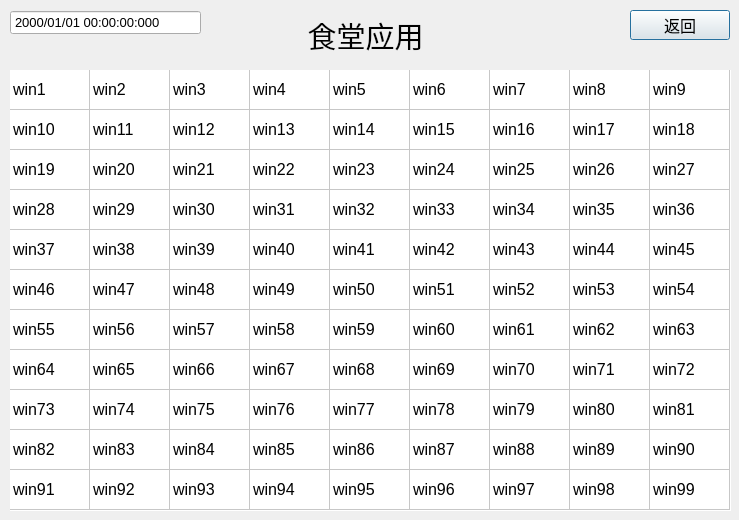
<?xml version="1.0" encoding="UTF-8"?>
<ui version="4.0">
 <class>CanteenAppDialog</class>
 <widget class="QDialog" name="CanteenAppDialog">
  <property name="geometry">
   <rect>
    <x>0</x>
    <y>0</y>
    <width>739</width>
    <height>520</height>
   </rect>
  </property>
  <property name="minimumSize">
   <size>
    <width>739</width>
    <height>520</height>
   </size>
  </property>
  <property name="maximumSize">
   <size>
    <width>739</width>
    <height>520</height>
   </size>
  </property>
  <property name="windowTitle">
   <string>CanteenAppDialog</string>
  </property>
  <widget class="QLabel" name="titleLabel">
   <property name="geometry">
    <rect>
     <x>280</x>
     <y>10</y>
     <width>171</width>
     <height>51</height>
    </rect>
   </property>
   <property name="font">
    <font>
     <family>仿宋</family>
     <pointsize>22</pointsize>
    </font>
   </property>
   <property name="text">
    <string>食堂应用</string>
   </property>
   <property name="alignment">
    <set>Qt::AlignCenter</set>
   </property>
  </widget>
  <widget class="QDateTimeEdit" name="dateTimeEdit">
   <property name="geometry">
    <rect>
     <x>10</x>
     <y>10</y>
     <width>191</width>
     <height>25</height>
    </rect>
   </property>
   <property name="font">
    <font>
     <family>Arial</family>
     <pointsize>10</pointsize>
    </font>
   </property>
   <property name="readOnly">
    <bool>true</bool>
   </property>
   <property name="buttonSymbols">
    <enum>QAbstractSpinBox::NoButtons</enum>
   </property>
   <property name="currentSection">
    <enum>QDateTimeEdit::YearSection</enum>
   </property>
   <property name="displayFormat">
    <string>yyyy/MM/dd HH:mm:ss:zzz</string>
   </property>
  </widget>
  <widget class="QTableWidget" name="winTable">
   <property name="geometry">
    <rect>
     <x>10</x>
     <y>70</y>
     <width>721</width>
     <height>441</height>
    </rect>
   </property>
   <property name="font">
    <font>
     <pointsize>12</pointsize>
    </font>
   </property>
   <property name="frameShape">
    <enum>QFrame::NoFrame</enum>
   </property>
   <property name="verticalScrollBarPolicy">
    <enum>Qt::ScrollBarAlwaysOff</enum>
   </property>
   <property name="horizontalScrollBarPolicy">
    <enum>Qt::ScrollBarAlwaysOff</enum>
   </property>
   <property name="autoScrollMargin">
    <number>16</number>
   </property>
   <property name="editTriggers">
    <set>QAbstractItemView::NoEditTriggers</set>
   </property>
   <property name="selectionMode">
    <enum>QAbstractItemView::SingleSelection</enum>
   </property>
   <property name="iconSize">
    <size>
     <width>0</width>
     <height>0</height>
    </size>
   </property>
   <property name="textElideMode">
    <enum>Qt::ElideRight</enum>
   </property>
   <property name="rowCount">
    <number>11</number>
   </property>
   <property name="columnCount">
    <number>9</number>
   </property>
   <attribute name="horizontalHeaderVisible">
    <bool>false</bool>
   </attribute>
   <attribute name="horizontalHeaderDefaultSectionSize">
    <number>80</number>
   </attribute>
   <attribute name="verticalHeaderVisible">
    <bool>false</bool>
   </attribute>
   <attribute name="verticalHeaderDefaultSectionSize">
    <number>40</number>
   </attribute>
   <row>
    <property name="text">
     <string/>
    </property>
   </row>
   <row/>
   <row/>
   <row/>
   <row/>
   <row/>
   <row/>
   <row/>
   <row/>
   <row/>
   <row/>
   <column>
    <property name="text">
     <string>1</string>
    </property>
   </column>
   <column>
    <property name="text">
     <string>2</string>
    </property>
   </column>
   <column>
    <property name="text">
     <string>3</string>
    </property>
   </column>
   <column>
    <property name="text">
     <string>4</string>
    </property>
   </column>
   <column>
    <property name="text">
     <string>5</string>
    </property>
   </column>
   <column>
    <property name="text">
     <string>6</string>
    </property>
   </column>
   <column>
    <property name="text">
     <string>7</string>
    </property>
   </column>
   <column>
    <property name="text">
     <string>8</string>
    </property>
   </column>
   <column>
    <property name="text">
     <string>9</string>
    </property>
   </column>
   <item row="0" column="0">
    <property name="text">
     <string>win1</string>
    </property>
   </item>
   <item row="0" column="1">
    <property name="text">
     <string>win2</string>
    </property>
   </item>
   <item row="0" column="2">
    <property name="text">
     <string>win3</string>
    </property>
   </item>
   <item row="0" column="3">
    <property name="text">
     <string>win4</string>
    </property>
   </item>
   <item row="0" column="4">
    <property name="text">
     <string>win5</string>
    </property>
   </item>
   <item row="0" column="5">
    <property name="text">
     <string>win6</string>
    </property>
   </item>
   <item row="0" column="6">
    <property name="text">
     <string>win7</string>
    </property>
   </item>
   <item row="0" column="7">
    <property name="text">
     <string>win8</string>
    </property>
   </item>
   <item row="0" column="8">
    <property name="text">
     <string>win9</string>
    </property>
   </item>
   <item row="1" column="0">
    <property name="text">
     <string>win10</string>
    </property>
   </item>
   <item row="1" column="1">
    <property name="text">
     <string>win11</string>
    </property>
   </item>
   <item row="1" column="2">
    <property name="text">
     <string>win12</string>
    </property>
   </item>
   <item row="1" column="3">
    <property name="text">
     <string>win13</string>
    </property>
   </item>
   <item row="1" column="4">
    <property name="text">
     <string>win14</string>
    </property>
   </item>
   <item row="1" column="5">
    <property name="text">
     <string>win15</string>
    </property>
   </item>
   <item row="1" column="6">
    <property name="text">
     <string>win16</string>
    </property>
   </item>
   <item row="1" column="7">
    <property name="text">
     <string>win17</string>
    </property>
   </item>
   <item row="1" column="8">
    <property name="text">
     <string>win18</string>
    </property>
   </item>
   <item row="2" column="0">
    <property name="text">
     <string>win19</string>
    </property>
   </item>
   <item row="2" column="1">
    <property name="text">
     <string>win20</string>
    </property>
   </item>
   <item row="2" column="2">
    <property name="text">
     <string>win21</string>
    </property>
   </item>
   <item row="2" column="3">
    <property name="text">
     <string>win22</string>
    </property>
   </item>
   <item row="2" column="4">
    <property name="text">
     <string>win23</string>
    </property>
   </item>
   <item row="2" column="5">
    <property name="text">
     <string>win24</string>
    </property>
   </item>
   <item row="2" column="6">
    <property name="text">
     <string>win25</string>
    </property>
   </item>
   <item row="2" column="7">
    <property name="text">
     <string>win26</string>
    </property>
   </item>
   <item row="2" column="8">
    <property name="text">
     <string>win27</string>
    </property>
   </item>
   <item row="3" column="0">
    <property name="text">
     <string>win28</string>
    </property>
   </item>
   <item row="3" column="1">
    <property name="text">
     <string>win29</string>
    </property>
   </item>
   <item row="3" column="2">
    <property name="text">
     <string>win30</string>
    </property>
   </item>
   <item row="3" column="3">
    <property name="text">
     <string>win31</string>
    </property>
   </item>
   <item row="3" column="4">
    <property name="text">
     <string>win32</string>
    </property>
   </item>
   <item row="3" column="5">
    <property name="text">
     <string>win33</string>
    </property>
   </item>
   <item row="3" column="6">
    <property name="text">
     <string>win34</string>
    </property>
   </item>
   <item row="3" column="7">
    <property name="text">
     <string>win35</string>
    </property>
   </item>
   <item row="3" column="8">
    <property name="text">
     <string>win36</string>
    </property>
   </item>
   <item row="4" column="0">
    <property name="text">
     <string>win37</string>
    </property>
   </item>
   <item row="4" column="1">
    <property name="text">
     <string>win38</string>
    </property>
   </item>
   <item row="4" column="2">
    <property name="text">
     <string>win39</string>
    </property>
   </item>
   <item row="4" column="3">
    <property name="text">
     <string>win40</string>
    </property>
   </item>
   <item row="4" column="4">
    <property name="text">
     <string>win41</string>
    </property>
   </item>
   <item row="4" column="5">
    <property name="text">
     <string>win42</string>
    </property>
   </item>
   <item row="4" column="6">
    <property name="text">
     <string>win43</string>
    </property>
   </item>
   <item row="4" column="7">
    <property name="text">
     <string>win44</string>
    </property>
   </item>
   <item row="4" column="8">
    <property name="text">
     <string>win45</string>
    </property>
   </item>
   <item row="5" column="0">
    <property name="text">
     <string>win46</string>
    </property>
   </item>
   <item row="5" column="1">
    <property name="text">
     <string>win47</string>
    </property>
   </item>
   <item row="5" column="2">
    <property name="text">
     <string>win48</string>
    </property>
   </item>
   <item row="5" column="3">
    <property name="text">
     <string>win49</string>
    </property>
   </item>
   <item row="5" column="4">
    <property name="text">
     <string>win50</string>
    </property>
   </item>
   <item row="5" column="5">
    <property name="text">
     <string>win51</string>
    </property>
   </item>
   <item row="5" column="6">
    <property name="text">
     <string>win52</string>
    </property>
   </item>
   <item row="5" column="7">
    <property name="text">
     <string>win53</string>
    </property>
   </item>
   <item row="5" column="8">
    <property name="text">
     <string>win54</string>
    </property>
   </item>
   <item row="6" column="0">
    <property name="text">
     <string>win55</string>
    </property>
   </item>
   <item row="6" column="1">
    <property name="text">
     <string>win56</string>
    </property>
   </item>
   <item row="6" column="2">
    <property name="text">
     <string>win57</string>
    </property>
   </item>
   <item row="6" column="3">
    <property name="text">
     <string>win58</string>
    </property>
   </item>
   <item row="6" column="4">
    <property name="text">
     <string>win59</string>
    </property>
   </item>
   <item row="6" column="5">
    <property name="text">
     <string>win60</string>
    </property>
   </item>
   <item row="6" column="6">
    <property name="text">
     <string>win61</string>
    </property>
   </item>
   <item row="6" column="7">
    <property name="text">
     <string>win62</string>
    </property>
   </item>
   <item row="6" column="8">
    <property name="text">
     <string>win63</string>
    </property>
   </item>
   <item row="7" column="0">
    <property name="text">
     <string>win64</string>
    </property>
   </item>
   <item row="7" column="1">
    <property name="text">
     <string>win65</string>
    </property>
   </item>
   <item row="7" column="2">
    <property name="text">
     <string>win66</string>
    </property>
   </item>
   <item row="7" column="3">
    <property name="text">
     <string>win67</string>
    </property>
   </item>
   <item row="7" column="4">
    <property name="text">
     <string>win68</string>
    </property>
   </item>
   <item row="7" column="5">
    <property name="text">
     <string>win69</string>
    </property>
   </item>
   <item row="7" column="6">
    <property name="text">
     <string>win70</string>
    </property>
   </item>
   <item row="7" column="7">
    <property name="text">
     <string>win71</string>
    </property>
   </item>
   <item row="7" column="8">
    <property name="text">
     <string>win72</string>
    </property>
   </item>
   <item row="8" column="0">
    <property name="text">
     <string>win73</string>
    </property>
   </item>
   <item row="8" column="1">
    <property name="text">
     <string>win74</string>
    </property>
   </item>
   <item row="8" column="2">
    <property name="text">
     <string>win75</string>
    </property>
   </item>
   <item row="8" column="3">
    <property name="text">
     <string>win76</string>
    </property>
   </item>
   <item row="8" column="4">
    <property name="text">
     <string>win77</string>
    </property>
   </item>
   <item row="8" column="5">
    <property name="text">
     <string>win78</string>
    </property>
   </item>
   <item row="8" column="6">
    <property name="text">
     <string>win79</string>
    </property>
   </item>
   <item row="8" column="7">
    <property name="text">
     <string>win80</string>
    </property>
   </item>
   <item row="8" column="8">
    <property name="text">
     <string>win81</string>
    </property>
   </item>
   <item row="9" column="0">
    <property name="text">
     <string>win82</string>
    </property>
   </item>
   <item row="9" column="1">
    <property name="text">
     <string>win83</string>
    </property>
   </item>
   <item row="9" column="2">
    <property name="text">
     <string>win84</string>
    </property>
   </item>
   <item row="9" column="3">
    <property name="text">
     <string>win85</string>
    </property>
   </item>
   <item row="9" column="4">
    <property name="text">
     <string>win86</string>
    </property>
   </item>
   <item row="9" column="5">
    <property name="text">
     <string>win87</string>
    </property>
   </item>
   <item row="9" column="6">
    <property name="text">
     <string>win88</string>
    </property>
   </item>
   <item row="9" column="7">
    <property name="text">
     <string>win89</string>
    </property>
   </item>
   <item row="9" column="8">
    <property name="text">
     <string>win90</string>
    </property>
   </item>
   <item row="10" column="0">
    <property name="text">
     <string>win91</string>
    </property>
   </item>
   <item row="10" column="1">
    <property name="text">
     <string>win92</string>
    </property>
   </item>
   <item row="10" column="2">
    <property name="text">
     <string>win93</string>
    </property>
   </item>
   <item row="10" column="3">
    <property name="text">
     <string>win94</string>
    </property>
   </item>
   <item row="10" column="4">
    <property name="text">
     <string>win95</string>
    </property>
   </item>
   <item row="10" column="5">
    <property name="text">
     <string>win96</string>
    </property>
   </item>
   <item row="10" column="6">
    <property name="text">
     <string>win97</string>
    </property>
   </item>
   <item row="10" column="7">
    <property name="text">
     <string>win98</string>
    </property>
   </item>
   <item row="10" column="8">
    <property name="text">
     <string>win99</string>
    </property>
   </item>
  </widget>
  <widget class="QPushButton" name="goBackButton">
   <property name="geometry">
    <rect>
     <x>630</x>
     <y>10</y>
     <width>100</width>
     <height>30</height>
    </rect>
   </property>
   <property name="font">
    <font>
     <family>Arial</family>
     <pointsize>12</pointsize>
    </font>
   </property>
   <property name="text">
    <string>返回</string>
   </property>
  </widget>
 </widget>
 <resources/>
 <connections/>
</ui>
